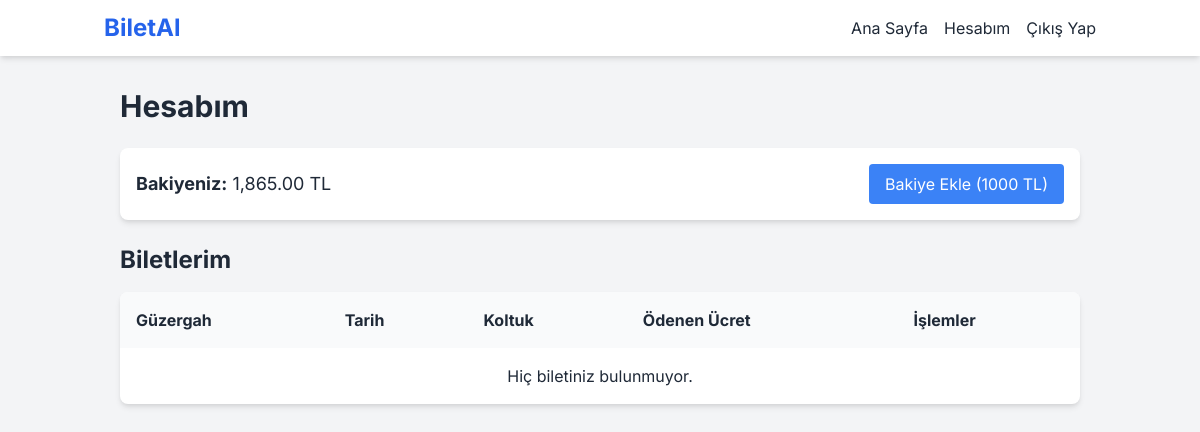
Page /my_account.php (signed in) on the earlier database version.
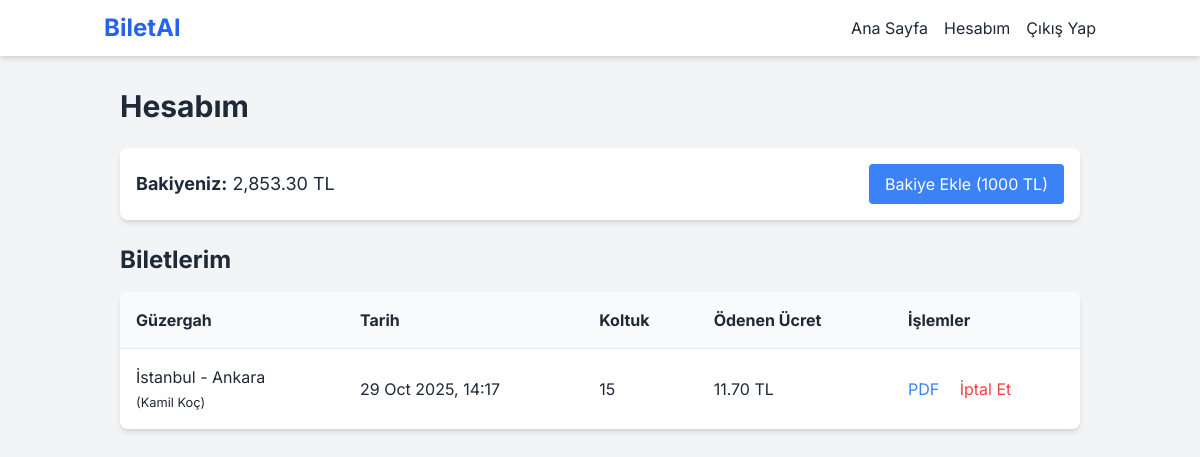
Same page on the later database version.
### tables this page shows
CREATE TABLE users (
                id INTEGER PRIMARY KEY AUTOINCREMENT, fullname TEXT NOT NULL, email TEXT NOT NULL UNIQUE,
                password TEXT NOT NULL, role TEXT NOT NULL DEFAULT 'User', company_id INTEGER,
                balance REAL NOT NULL DEFAULT 0.0, FOREIGN KEY (company_id) REFERENCES companies(id)
            );

CREATE TABLE bookings (
                id INTEGER PRIMARY KEY AUTOINCREMENT, user_id INTEGER NOT NULL, trip_id INTEGER NOT NULL,
                seat_number INTEGER NOT NULL, price_paid REAL NOT NULL, booking_time TEXT DEFAULT CURRENT_TIMESTAMP,
                FOREIGN KEY (user_id) REFERENCES users(id), FOREIGN KEY (trip_id) REFERENCES trips(id)
            );

CREATE TABLE trips (
                id INTEGER PRIMARY KEY AUTOINCREMENT, company_id INTEGER NOT NULL, departure_location TEXT NOT NULL,
                arrival_location TEXT NOT NULL, departure_time TEXT NOT NULL, price REAL NOT NULL,
                seat_count INTEGER NOT NULL, FOREIGN KEY (company_id) REFERENCES companies(id)
            );

CREATE TABLE companies (id INTEGER PRIMARY KEY AUTOINCREMENT, name TEXT NOT NULL UNIQUE, created_at TEXT DEFAULT CURRENT_TIMESTAMP);

### helpers.php (called while the page is built, shortened)
<?php
function is_logged_in() {
    return isset($_SESSION['user_id']);
}

### my_account.php (the view, shortened to what this page needs)
<?php
require_once 'config.php';
require_once 'helpers.php';
$query = $pdo->prepare("SELECT balance FROM users WHERE id = ?");
$query->execute([$_SESSION['user_id']]);
$balance = $query->fetchColumn();
$query = $pdo->prepare("SELECT b.*, t.departure_location, t.arrival_location, t.departure_time, c.name as company_name FROM bookings b JOIN trips t ON b.trip_id = t.id JOIN companies c ON t.company_id = c.id WHERE b.user_id = ? ORDER BY t.departure_time DESC");
$query->execute([$_SESSION['user_id']]);
$bookings = $query->fetchAll();
include 'header.php';
?>
<h1 class="text-3xl font-bold mb-6">Hesabım</h1>
<div class="flex justify-between items-center mb-6 bg-white p-4 rounded-lg shadow-md">
    <p class="text-lg"><strong>Bakiyeniz:</strong> <?php echo number_format($balance, 2); ?> TL</p>
    <form action="my_account.php" method="POST">
        <button type="submit" name="add_balance" class="bg-blue-500 text-white px-4 py-2 rounded hover:bg-blue-600">Bakiye Ekle (1000 TL)</button>
    </form>
</div>
<h2 class="text-2xl font-bold mb-4">Biletlerim</h2>
<div class="bg-white rounded-lg shadow-md overflow-x-auto">
    <table class="w-full text-left">
        <thead class="bg-gray-50">
           <tr>
               <th class="p-4">Güzergah</th>
               <th class="p-4">Tarih</th>
               <th class="p-4">Koltuk</th>
               <th class="p-4">Ödenen Ücret</th>
               <th class="p-4">İşlemler</th>
           </tr>
        </thead>
        <tbody>
            <?php if (empty($bookings)): ?>
                <tr><td colspan="5" class="p-4 text-center">Hiç biletiniz bulunmuyor.</td></tr>
            <?php else: ?>
                <?php foreach($bookings as $booking): ?>
                <tr class="border-t">
                    <td class="p-4"><?php echo $booking['departure_location'] . ' - ' . $booking['arrival_location']; ?> <br><small>(<?php echo $booking['company_name']; ?>)</small></td>
                    <td class="p-4"><?php echo date('d M Y, H:i', strtotime($booking['departure_time'])); ?></td>
                    <td class="p-4"><?php echo $booking['seat_number']; ?></td>
                    <td class="p-4"><?php echo number_format($booking['price_paid'], 2); ?> TL</td>
                    <td class="p-4">
                         <a href="view_ticket.php?booking_id=<?php echo $booking['id']; ?>" class="text-blue-500 hover:underline mr-4" target="_blank">PDF</a>
                         <form action="my_account.php" method="POST" class="inline" onsubmit="return confirm('Bu bileti iptal etmek istediğinize emin misiniz?');">
                             <button type="submit" name="cancel_booking" class="text-red-500 hover:underline">İptal Et</button>
                         </form>
                    </td>
                </tr>
                <?php endforeach; ?>
            <?php endif; ?>
        </tbody>
    </table>
</div>
<?php require_once 'footer.php'; ?>

### header.php (shortened to what this page needs)
<!DOCTYPE html>
<html lang="tr">
<head>
    <link href="https://cdn.jsdelivr.net/npm/tailwindcss@2.2.19/dist/tailwind.min.css" rel="stylesheet">
    <link rel="stylesheet" href="style.css">
</head>
<body class="bg-gray-100 text-gray-800">
    <nav class="bg-white shadow-md">
        <div class="container mx-auto px-4 py-3 flex justify-between items-center">
            <a href="index.php" class="text-2xl font-bold text-blue-600">BiletAl</a>
            <div class="flex items-center space-x-4">
                <a href="index.php" class="hover:text-blue-500">Ana Sayfa</a>
                <?php if (is_logged_in()): ?>
                    <?php if ($_SESSION['role'] === 'Admin'): ?>
                        <a href="/admin/" class="hover:text-blue-500">Admin Paneli</a>
                    <?php elseif ($_SESSION['role'] === 'Firma Admin'): ?>
                        <a href="/firmaadmin/" class="hover:text-blue-500">Firma Paneli</a>
                    <?php elseif ($_SESSION['role'] === 'User'): ?>
                        <a href="/my_account.php" class="hover:text-blue-500">Hesabım</a>
                    <?php endif; ?>
                    <a href="/logout.php" class="hover:text-blue-500">Çıkış Yap</a>
                <?php else: ?>
                    <a href="login.php" class="hover:text-blue-500">Giriş Yap</a>
                    <a href="register.php" class="bg-blue-500 text-white px-3 py-1 rounded hover:bg-blue-600">Kayıt Ol</a>
                <?php endif; ?>
            </div>
        </div>
    </nav>
    <main class="container mx-auto p-4 md:p-8">

### footer.php
    </main>
</body>
</html>

### style.css (style rules this page uses)
body { font-family: 'Inter', sans-serif; }

Differences in the rows shown:
changed users: balance "1,865.00" → "2,853.30"
added bookings: trip.departure_location "İstanbul", trip.arrival_location "Ankara", companies.name "Kamil Koç", trip.departure_time "29 Oct 2025, 14:17", seat_number "15", price_paid "11.70"
Other differences:
text no longer shown: "Hiç biletiniz bulunmuyor."
